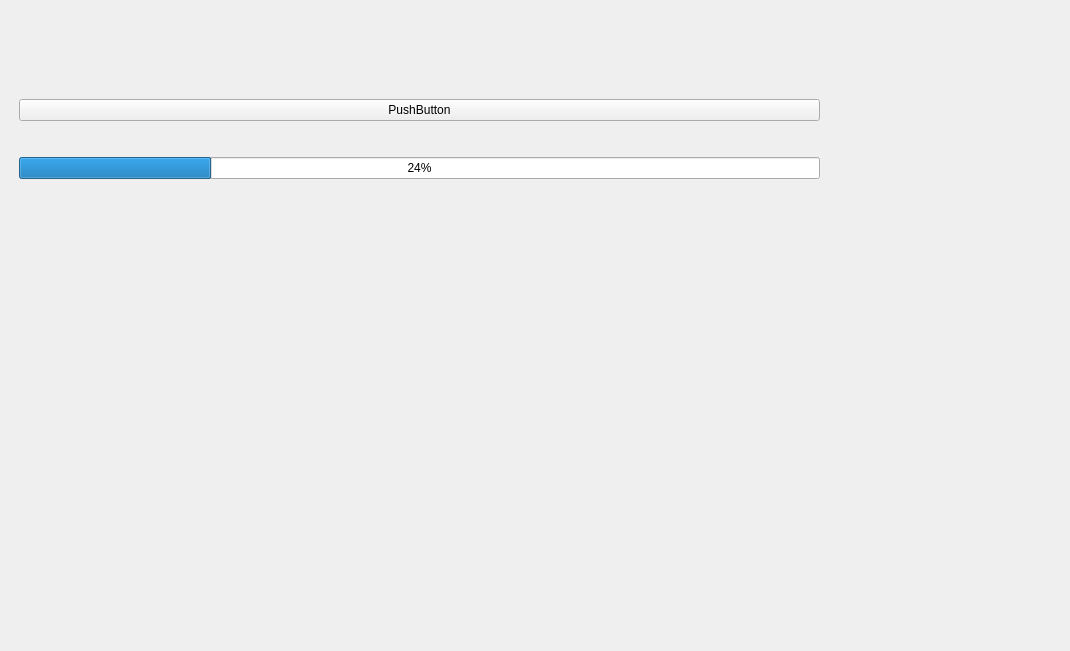
<?xml version="1.0" encoding="UTF-8"?>
<ui version="4.0">
 <class>MainWindow</class>
 <widget class="QMainWindow" name="MainWindow">
  <property name="geometry">
   <rect>
    <x>0</x>
    <y>0</y>
    <width>1070</width>
    <height>651</height>
   </rect>
  </property>
  <property name="sizePolicy">
   <sizepolicy hsizetype="Fixed" vsizetype="Preferred">
    <horstretch>0</horstretch>
    <verstretch>0</verstretch>
   </sizepolicy>
  </property>
  <property name="windowTitle">
   <string>MainWindow</string>
  </property>
  <widget class="QWidget" name="centralwidget">
   <widget class="QWidget" name="verticalLayoutWidget">
    <property name="geometry">
     <rect>
      <x>19</x>
      <y>69</y>
      <width>801</width>
      <height>141</height>
     </rect>
    </property>
    <layout class="QVBoxLayout" name="verticalLayout">
     <item>
      <widget class="QPushButton" name="pushButton">
       <property name="text">
        <string>PushButton</string>
       </property>
      </widget>
     </item>
     <item>
      <widget class="QProgressBar" name="progressBar">
       <property name="value">
        <number>24</number>
       </property>
      </widget>
     </item>
    </layout>
   </widget>
  </widget>
 </widget>
 <resources/>
 <connections/>
</ui>
